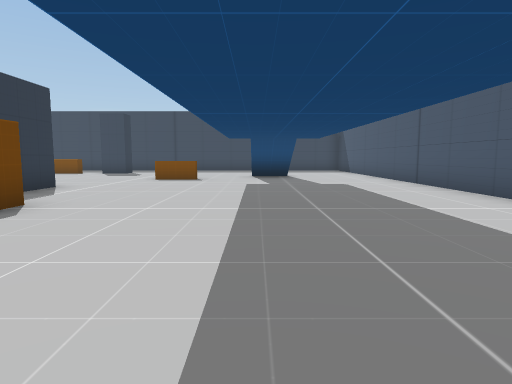
View 1 (above)

24 first-person views from a walk through a 3-D level made in the Unity game engine. The camera is 1.4 m above the floor, tilts 6° down and sees 75° across. The floor is counted in squares, 2 m on a side. Each view is taken from the middle of a square. On the plan, view 1 faces up. The plan holds only what a view shows up to about 10 squares ahead; the rest is blank. The place goes on beyond the plan. The player is left out. Some animated figures are not drawn.

View 2
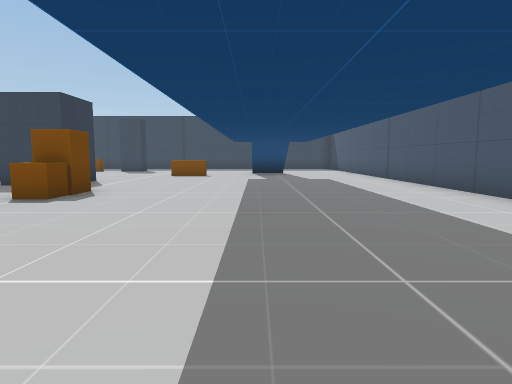

View 3
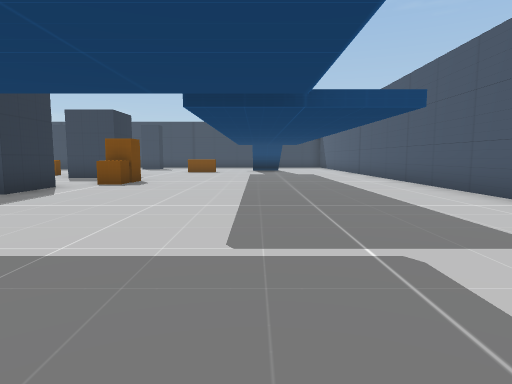

View 4
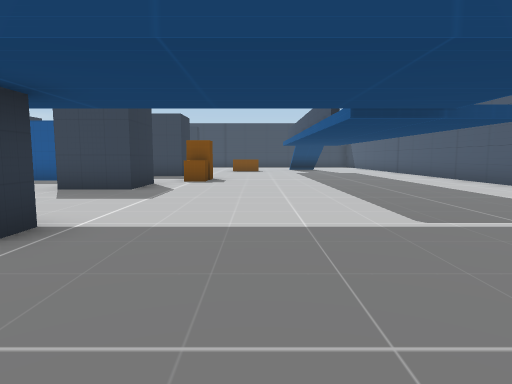

View 5
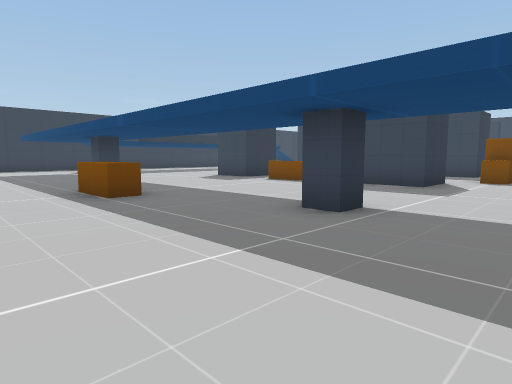

View 6
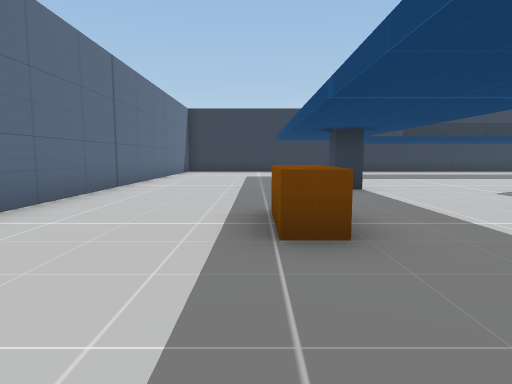

View 7
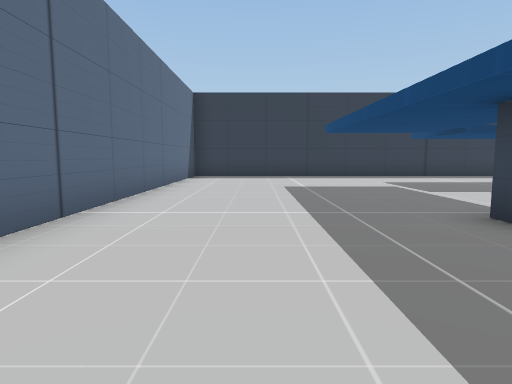

View 8
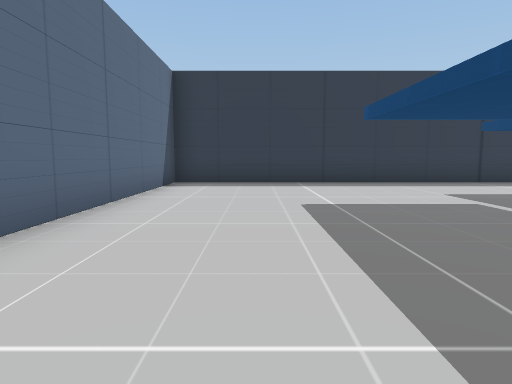

View 9
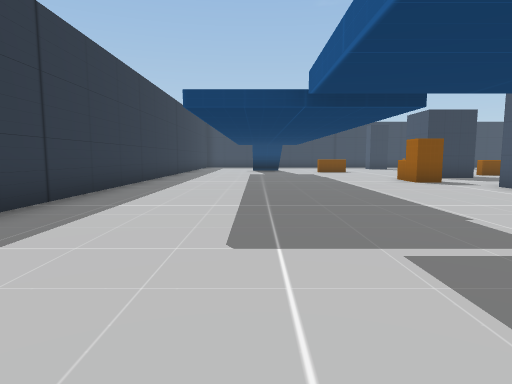

View 10
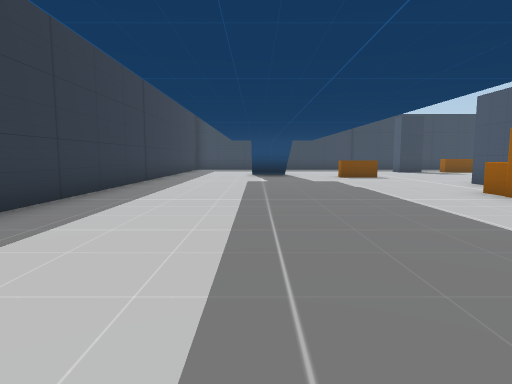

View 11
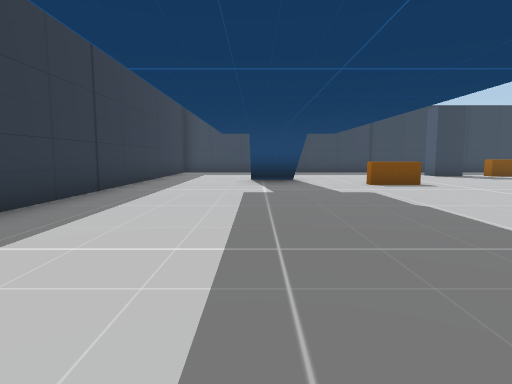

View 12
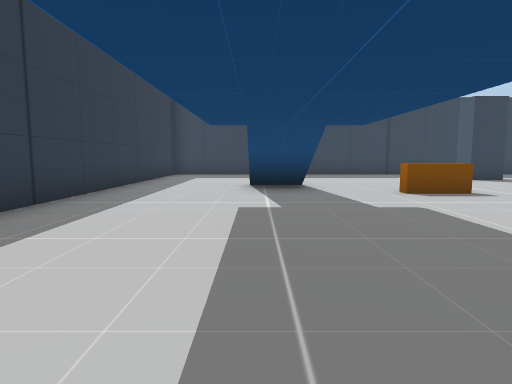

View 13
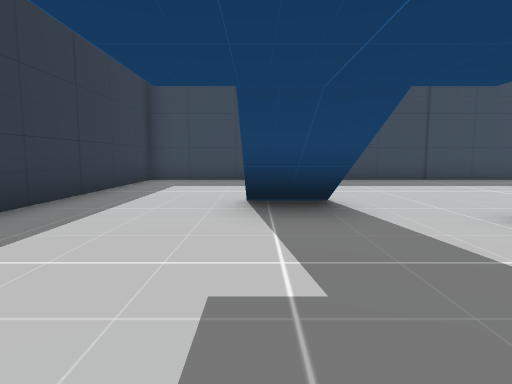

View 14
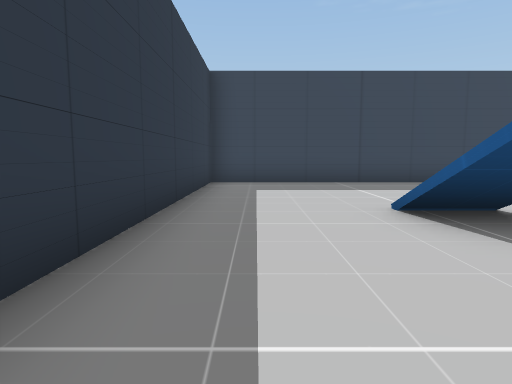

View 15
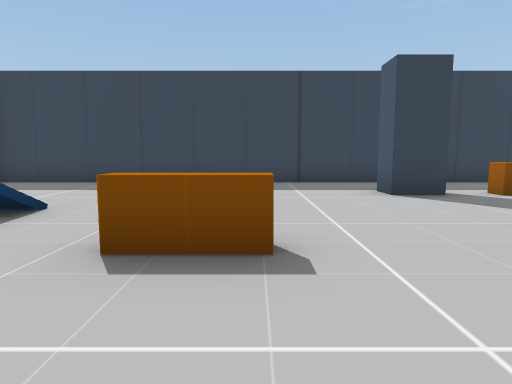

View 16
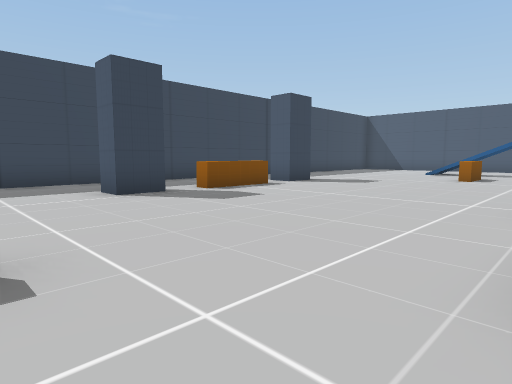

View 17
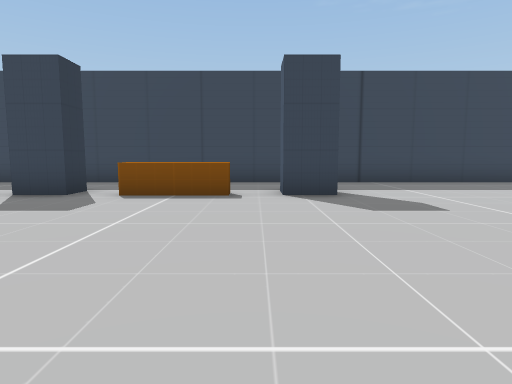

View 18
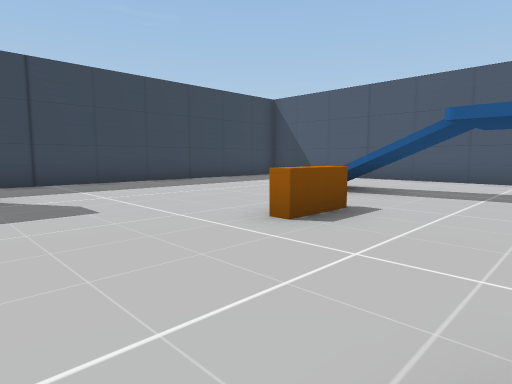

View 19
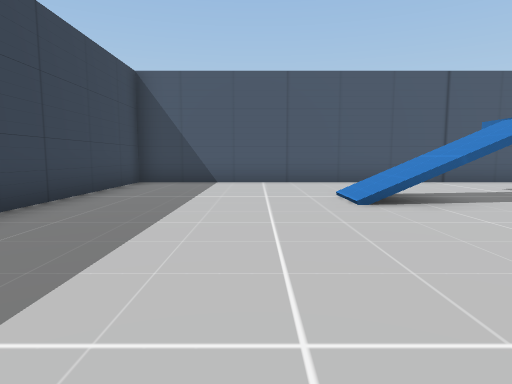

View 20
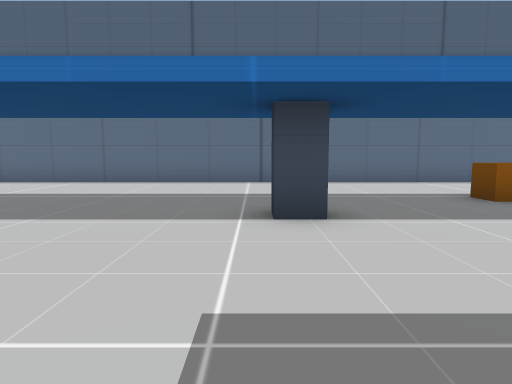

View 21
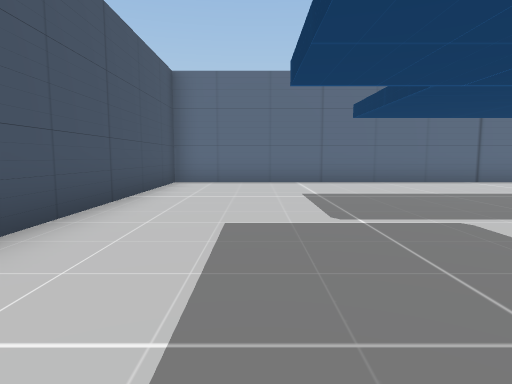

View 22
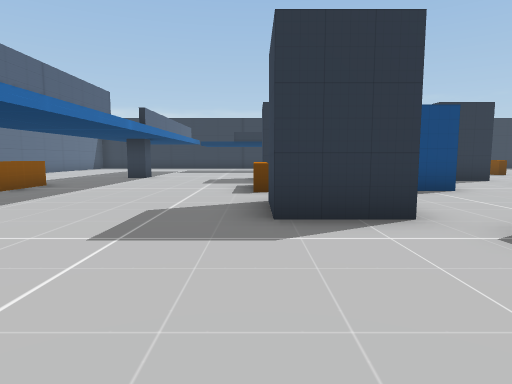

View 23
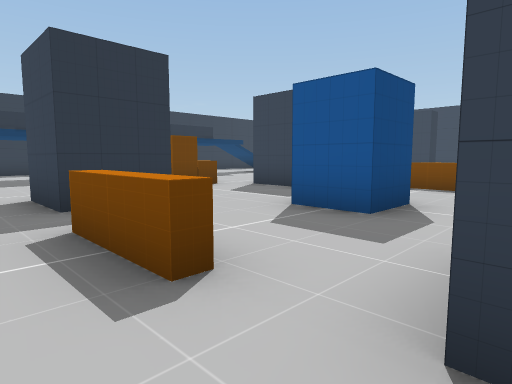

View 24
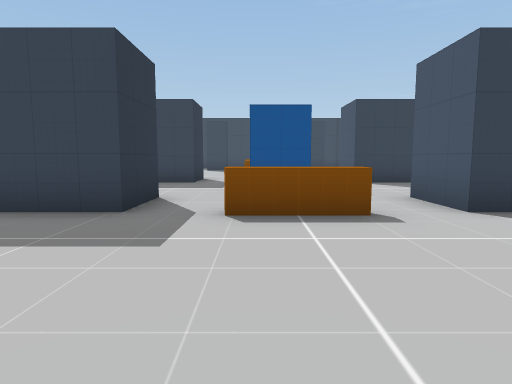

### Floor plan
Points are (right, up) in squares from view 1. A wall is a line through its corners. A room is listed if a view was taken in it or the views show most of it. See-through windows are left out.
Room 1 (views 1, 2, 3, 4, 5, 6, 7, 8, 9, 10, 11, 12, 13, 14, 15, 16, 17, 18, 19, 20, 21, 22, 23, 24)
walls: (-10.7, 2.9) (-10.7, 1.2) (-12.4, 1.2); (-7.7, 1.4) (-7.7, 1) (-9.4, 1); (-12.3, 2.4) (-12.3, 2.9); (-7.9, 7.8) (-8.9, 7.8); (-12.3, 6.5) (-12.3, 7.9); (-10.7, 7.9) (-10.7, 6.2) (-12.4, 6.2); (-4.7, 2.9) (-4.7, 1.2) (-6.3, 1.2) (-6.3, 2.9); (-4.6, 6.2) (-6.3, 6.2) (-6.3, 7.1); (-4.7, 7.9) (-4.7, 6.6); (-9.2, -4.2) (-7.7, -4.2) (-7.7, -4.8) (-9.2, -4.8); (-7.4, 14.1) (-9.5, 14.1) (-9.5, 14.5); (-5.4, 14.1) (-6.5, 14.1) (-6.5, 14.8); (-10.5, 14.9) (-10.5, 14.1) (-11.5, 14.1) (-11.5, 14.9); (4.3, 0.5) (4.3, 17.2) (-21.2, 17.2) (-21.2, -8.2) (4.3, -8.2) (4.3, -1.9)
objects: other object (-13, 5); other object (-12, -3); other object (-9, 4) to (-8, 5); other object (-4, -3); other object (-4, 4)

Positions as (right, up) in squares from view 1, and headings:
1: (0, 0), facing up
2: (0, -2), facing up
3: (0, -5), facing up
4: (-2, -6), facing up
5: (-2, -7), facing up-left
6: (-5, -5), facing left
7: (-9, -6), facing left
8: (-12, -6), facing left
9: (-18, -5), facing up
10: (-18, -1), facing up
11: (-18, 2), facing up
12: (-18, 4), facing up
13: (-18, 7), facing up
14: (-20, 8), facing up
15: (-14, 8), facing up
16: (-14, 8), facing up-right
17: (-7, 8), facing up
18: (-6, 8), facing up-right
19: (-5, 14), facing right
20: (-4, 1), facing down
21: (2, 1), facing down
22: (-1, 1), facing left
23: (-6, 0), facing up-left
24: (-9, -3), facing up
